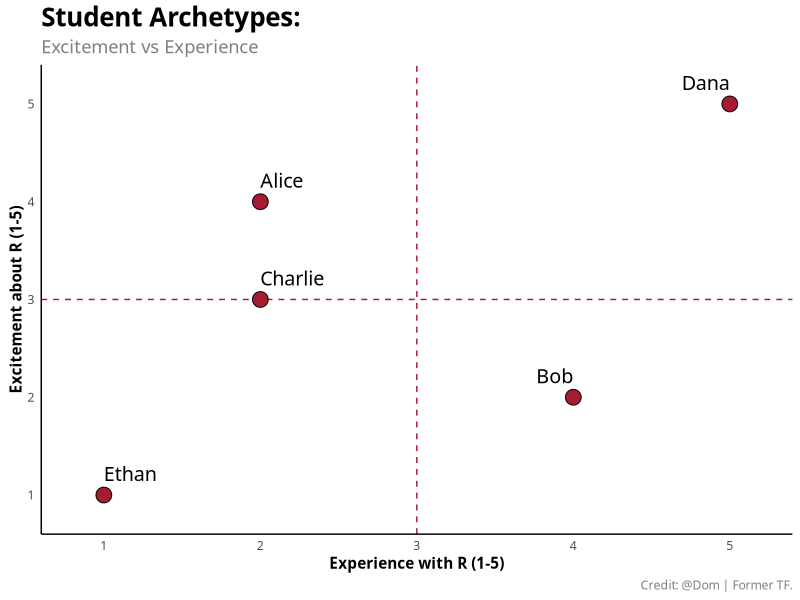

Source code (R):
## ---- chunk 1
#| echo: false
#| label: plot-archetype

library(ggplot2)

# Example data for student archetypes
student_data <- data.frame(
  name = c("Alice", "Bob", "Charlie", "Dana", "Ethan"),
  excitement = c(4, 2, 3, 5, 1),  # scale of 1-5
  experience = c(2, 4, 2, 5, 1)   # scale of 1-5
)

crimson <- "#A51C30"

# Create the scatter plot
student_data |> 
  ggplot(aes(x = experience, y = excitement, label = name)) +
  geom_vline(xintercept = 3, linetype = "dashed", color = crimson) +
  geom_hline(yintercept = 3, linetype = "dashed", color = crimson) +
  geom_point(size = 5, pch = 21, fill = crimson, color = "black") +
  geom_text(size = 5, vjust = -1, hjust = "inward", family = "Fira Sans Condensed Light") +
  labs(
    title = "Student Archetypes:", 
    subtitle = "Excitement vs Experience",
    x = "Experience with R (1-5)",
    y = "Excitement about R (1-5)",
    caption = "Credit: @Dom | Former TF."
  ) +
  scale_x_continuous(limits = c(1,5), expand = expansion(mult = 0.1)) +
  scale_y_continuous(limits = c(1,5), expand = expansion(mult = 0.1)) +
  coord_cartesian(clip = "off") + 
  theme_minimal(base_family = "Fira Sans Condensed Light") +
  theme(
    panel.grid = element_blank(),
    axis.line = element_line(color = "black"),
    axis.title = element_text(family = "Fira Sans Condensed", face = "bold"),
    axis.title.y = element_text(angle = 90, vjust = 0.5),
    plot.title = element_text(family = "Fira Sans Condensed", face = "bold", size = rel(1.7)),
    plot.subtitle = element_text(size = rel(1.2), color = "grey50"),
    plot.caption = element_text(color = "grey50")
  )

## ---- chunk 2
#| output-location: column
#| echo: true
library(dplyr)

# Filter and select
filtered_data <- starwars |> 
  filter(height > 180) |> 
  select(name, height, hair_color)

filtered_data
## ---- chunk 3
#| output-location: column
#| echo: true
# Mutate
starwars |>
  mutate(
    tatooine = ifelse(  #<<
      homeworld == "Tatooine",  #<<
      "Tatooine",  #<<
      "Others"  #<<
    ) #<<
  ) |> 
  group_by(tatooine) |> 
  summarize(
    mean = mean(height)
  )
